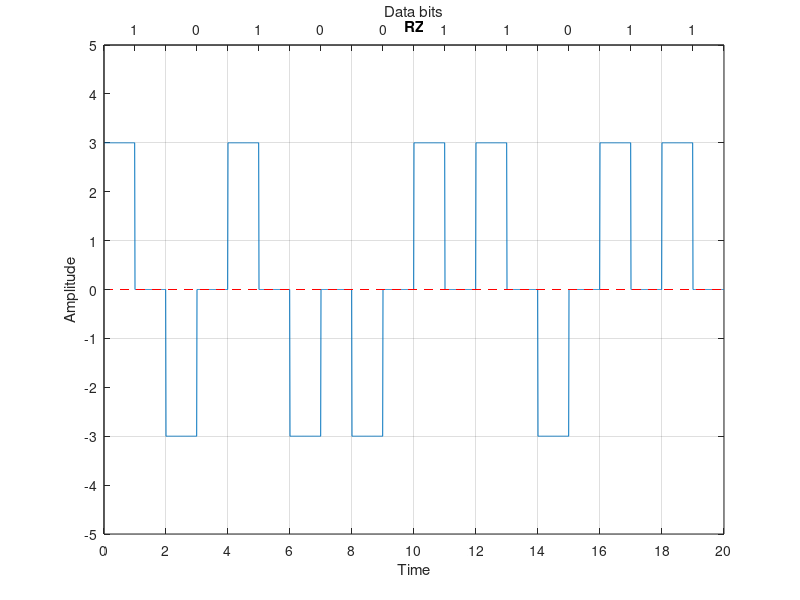

The MATLAB source for this figure:
clear all;
close all;
clc;

bits = [1 0 1 0 0 1 1 0 1 1];
bit_duration = 2;

fs = 100;
Total_time = length(bits) * bit_duration;   # time needed to send whole data
t = 0: 1/fs: Total_time-(1/fs);

one = [ones(1, (fs/2) * bit_duration).*3, zeros(1, (fs/2) * bit_duration)];
zero = [ones(1, (fs/2) * bit_duration).*-3, zeros(1, (fs/2) * bit_duration)];

# sender end
for i = 1 : length(bits)
  if bits(i) == 0
    rz(((i-1) * bit_duration * fs) + 1 : i * bit_duration * fs) = zero;
  else
    rz(((i-1) * bit_duration * fs) + 1 : i * bit_duration * fs) = one;
  endif
endfor

# ploting
plot(t, rz);
xticks([0: bit_duration: Total_time]);
yticks([-5: 2: 5]);
ylim([-5, 5]);
xlim([0, Total_time]);
grid on;
title("RZ");
xlabel("Time");
ylabel("Amplitude");
line ([0, Total_time], [0 0], "linestyle", "--", "color", "r");

% Top axis
ax1=gca;
ax2 = axes('Position', get(ax1, 'Position'), 'Color', 'none');
set(ax2, 'XAxisLocation', 'top');
set(ax2, 'XLim', get(ax1, 'XLim'));
set(ax2, 'YLim', get(ax1, 'YLim'));
set(ax2, 'XTick', [bit_duration/2: bit_duration: Total_time]);
set(ax2, 'XTickLabel', bits);
set(ax2, 'XLabel', 'Data bits');


# receiver end
for i = 1 : length(rz)/(bit_duration * fs)
  if rz(((i-1) * bit_duration * fs) + 1 : i * bit_duration * fs) == one
    rcv_data(i) = 1;
  else
    rcv_data(i) = 0;
  endif
endfor

disp(rcv_data);
